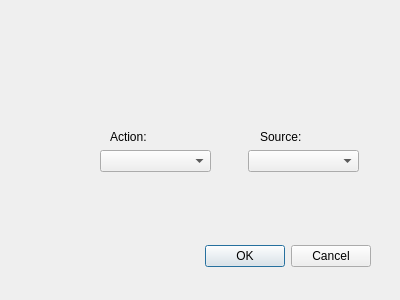
<?xml version="1.0" encoding="UTF-8"?>
<ui version="4.0">
 <class>SettingsDialog</class>
 <widget class="QDialog" name="SettingsDialog">
  <property name="geometry">
   <rect>
    <x>0</x>
    <y>0</y>
    <width>400</width>
    <height>300</height>
   </rect>
  </property>
  <property name="windowTitle">
   <string>Nano Kontrol settings</string>
  </property>
  <widget class="QDialogButtonBox" name="buttonBox">
   <property name="geometry">
    <rect>
     <x>30</x>
     <y>240</y>
     <width>341</width>
     <height>32</height>
    </rect>
   </property>
   <property name="orientation">
    <enum>Qt::Horizontal</enum>
   </property>
   <property name="standardButtons">
    <set>QDialogButtonBox::Cancel|QDialogButtonBox::Ok</set>
   </property>
  </widget>
  <widget class="QComboBox" name="comboBox">
   <property name="geometry">
    <rect>
     <x>248</x>
     <y>150</y>
     <width>111</width>
     <height>22</height>
    </rect>
   </property>
  </widget>
  <widget class="QComboBox" name="comboBox_2">
   <property name="geometry">
    <rect>
     <x>100</x>
     <y>150</y>
     <width>111</width>
     <height>22</height>
    </rect>
   </property>
  </widget>
  <widget class="QLabel" name="label">
   <property name="geometry">
    <rect>
     <x>110</x>
     <y>130</y>
     <width>47</width>
     <height>13</height>
    </rect>
   </property>
   <property name="text">
    <string>Action:</string>
   </property>
  </widget>
  <widget class="QLabel" name="label_2">
   <property name="geometry">
    <rect>
     <x>260</x>
     <y>130</y>
     <width>47</width>
     <height>13</height>
    </rect>
   </property>
   <property name="text">
    <string>Source:</string>
   </property>
  </widget>
 </widget>
 <resources/>
 <connections>
  <connection>
   <sender>buttonBox</sender>
   <signal>accepted()</signal>
   <receiver>SettingsDialog</receiver>
   <slot>accept()</slot>
   <hints>
    <hint type="sourcelabel">
     <x>248</x>
     <y>254</y>
    </hint>
    <hint type="destinationlabel">
     <x>157</x>
     <y>274</y>
    </hint>
   </hints>
  </connection>
  <connection>
   <sender>buttonBox</sender>
   <signal>rejected()</signal>
   <receiver>SettingsDialog</receiver>
   <slot>reject()</slot>
   <hints>
    <hint type="sourcelabel">
     <x>316</x>
     <y>260</y>
    </hint>
    <hint type="destinationlabel">
     <x>286</x>
     <y>274</y>
    </hint>
   </hints>
  </connection>
 </connections>
</ui>
